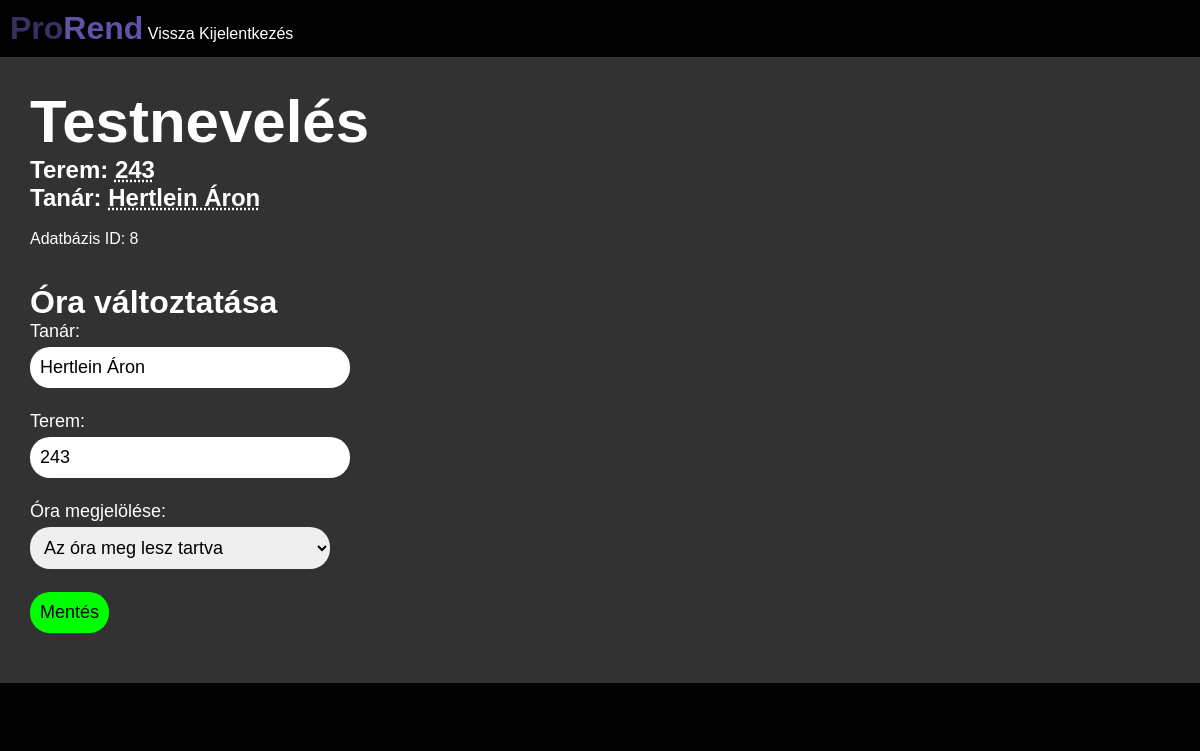
The page /diak/megtekintes.php?id=8 (signed in) on the database its author committed.
### tables this page shows
CREATE TABLE "timetable"
(
    id
        primary key,
    day        VARCHAR(10)  not null,
    class_time INT          not null,
    subject    VARCHAR(100) not null,
    room       VARCHAR(50),
    teacher    VARCHAR(100)
, status VARCHAR(20) NOT NULL DEFAULT "normal");

### diak/megtekintes.php (the view, shortened to what this page needs)
<?php
$db = new PDO('sqlite:../database/users.db');
$stmt = $db->prepare("SELECT * FROM timetable WHERE id = :id");
$stmt->bindValue(':id', $_GET["id"], PDO::PARAM_INT);
$stmt->execute();
$result = $stmt->fetchAll(PDO::FETCH_ASSOC);
?>
<!doctype html>
<html lang="hu">
<head>
    <link rel="stylesheet" href="/static/css/megtekintes.css">
</head>
<body>
    <header>
        <h1>
            <span style="color: #383060">Pro</span><span style="color: #6052a5">Rend</span>
        </h1>
        <nav>
            <a href="/">Vissza</a>
            <a href="/logout.php">Kijelentkezés</a>
        </nav>
    </header>
    <main>
        <?php foreach ($result as $data): ?>
            <?php if ($data["status"] == "cancelled"): ?>
                <h1 class="subject"><span style="color: red;">ELMARAD</span> <?php echo $data["subject"]; ?></h1>
            <?php else: ?>
                <h1 class="subject"><?php echo $data["subject"]; ?></h1>
            <?php endif; ?>
            <h2>Terem: <span class="underline"><?php echo $data["room"]; ?></span></h2>
            <h2>Tanár: <span class="underline"><?php echo $data["teacher"]; ?></span></h2>
            <br>
            <p>Adatbázis ID: <?php echo $data["id"]; ?></p>
            <br>
            <br>
            <h1>Óra változtatása</h1>
            <form action="valtoztatas.php" method="post" autocomplete="off">
                <label for="teacher">Tanár:</label><br>
                <input type="text" name="teacher" id="teacher" value="<?php echo $data["teacher"]; ?>" required><br>
                <br>
                <label for="room">Terem:</label><br>
                <input type="text" name="room" id="room" value="<?php echo $data["room"]; ?>" required><br>
                <br>
                <label for="status">Óra megjelölése:</label><br>
                <select id="status" name="status">
                    <option value="normal">Az óra meg lesz tartva</option>
                </select><br>
                <br>
                <input type="submit" value="Mentés">
            </form>
        <?php endforeach; ?>
    </main>
    <footer>
    </footer>
</body>
</html>

### static/css/megtekintes.css (style rules this page uses)
* { margin: 0; padding: 0; }
body { font-family: sans-serif; background-color: black; }
header { background-color: black; color: white; padding: 10px; }
main { background-color: #323232; color: white; padding: 30px; padding-bottom: 50px; }
footer { background-color: black; color: white; padding: 20px; text-align: center; }
header h1, nav { display: inline-block; }
a { color: white; text-decoration: none; }
.subject { font-size: 60px; }
.underline { text-decoration: underline dotted; }
label { font-size: large; }
input[type="text"] { margin-top: 5px; margin-bottom: 5px; border:none; font-size: large; padding:10px; border-radius: 20px; width: 300px; }
input[type="submit"] { padding: 10px; font-size: large; border: none; border-radius: 20px; background-color: #00ff00; }
select { margin-top: 5px; margin-bottom: 5px; border:none; font-size: large; padding:10px; border-radius: 20px; width: 300px; }

### rows shown on the page
timetable: subject "Testnevelés", room "243", teacher "Hertlein Áron", id "8"
